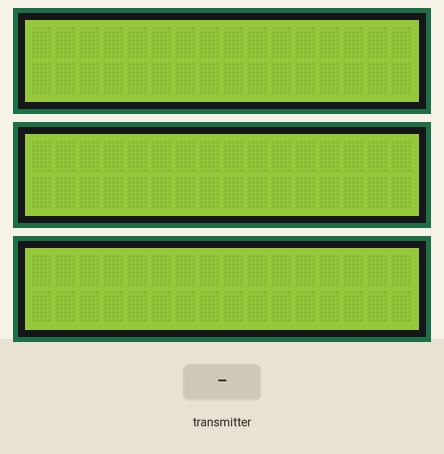
Simulated run of this sketch. Board: Arduino Mega 2560, built with avr-gcc and run on an emulated ATmega2560. Parts: 3 × 16×2 character LCD. The inputs (shaded band) are chosen by the test bench. No radio packets arrive unless stated; what the sketch prints to the serial monitor is not drawn.

Above: at 1.3 s.
1.4 s: the transmitter starts sending msg.0 = 0
At 2.3 s:
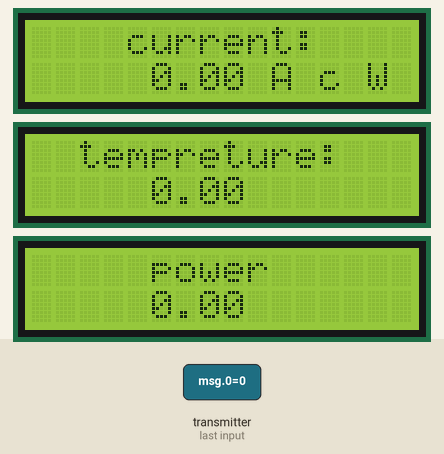
3.1 s: the transmitter starts sending msg.1 = 1
At 4.6 s:
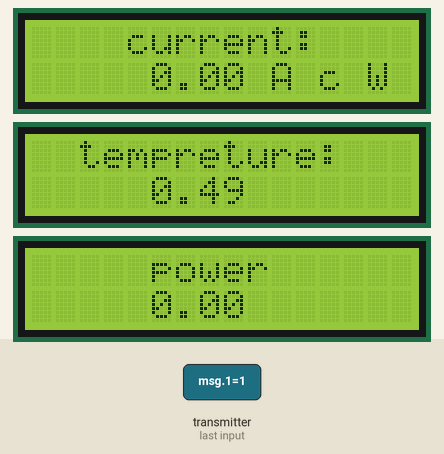
Timing chart, 0 to 6.1 s (numbered marks = the images above; inputs shaded):
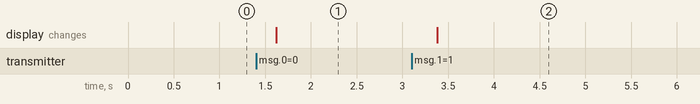

The sketch:

nRF_rec.ino
```cpp
#include <LiquidCrystal.h>
LiquidCrystal lcd(2,3,4,5,6,9);
LiquidCrystal lcd2(22,23,24,25,26,27);
LiquidCrystal lcd3(34,35,36,37,38,39);


#include <SPI.h>

#include "RF24.h"


//SCK -> 13//MISO -> 12//MOSI -> 11//CSN -> 7//CE -> 8

RF24 radio(8,7);

const uint64_t pipe = 0xE8E8F0F0E1LL;

int msg[2];

void setup()

{
Serial.begin(9600);
lcd.begin(16,2);
lcd2.begin(16,2);
lcd3.begin(16,2);

radio.begin();

radio.openReadingPipe(1,pipe);

radio.startListening();

}

void loop()

{
    float current = 0;
  float maxCurrent = 0;
  float minCurrent = 1000;

   if (radio.available())

{
  for (int i=0 ; i<=200 ; i++)  //Monitors and logs the current input for 200 cycles to determine max and min current
  {
     radio.read(msg, sizeof(msg));
    current = msg[0];    //Reads current input and records maximum and minimum current
    if(current >= maxCurrent)
      maxCurrent = current;
    else if(current <= minCurrent)
      minCurrent = current;
      delay(1);
  }
  if (maxCurrent <= 517)
  {
    maxCurrent = 516;
  }
  double RMSCurrent = ((maxCurrent - 516)*0.707)/11.8337;    //Calculates RMS current based on maximum value


  float mv = ( msg[1]/1024.0)*5000;
  float cel = mv/10;


  Serial.print(RMSCurrent);
  Serial.print("  ");
  Serial.print(cel);
  Serial.print("  ");
  Serial.println(RMSCurrent*110);

  lcd.clear();
  lcd2.clear();
  lcd3.clear();

  lcd.setCursor(4,0);
  lcd.print("current:");
  lcd.setCursor(5,1);
  lcd.print(RMSCurrent);
  lcd.print(" A");

  lcd2.setCursor(2,0);
  lcd2.print("tempreture:");
  lcd2.setCursor(5,1);
  lcd2.print(cel);
  lcd.print(" c");

  lcd3.setCursor(5,0);
  lcd3.print("power");
  lcd3.setCursor(5,1);
  lcd3.print(RMSCurrent*110);
  lcd.print(" W");

  //delay(300);


}
}
```

Measured:
- after the input at 1.4 s, the display: changes after 0.22 s (image 1)
- after the input at 3.1 s, the display: changes after 0.28 s (image 2)
